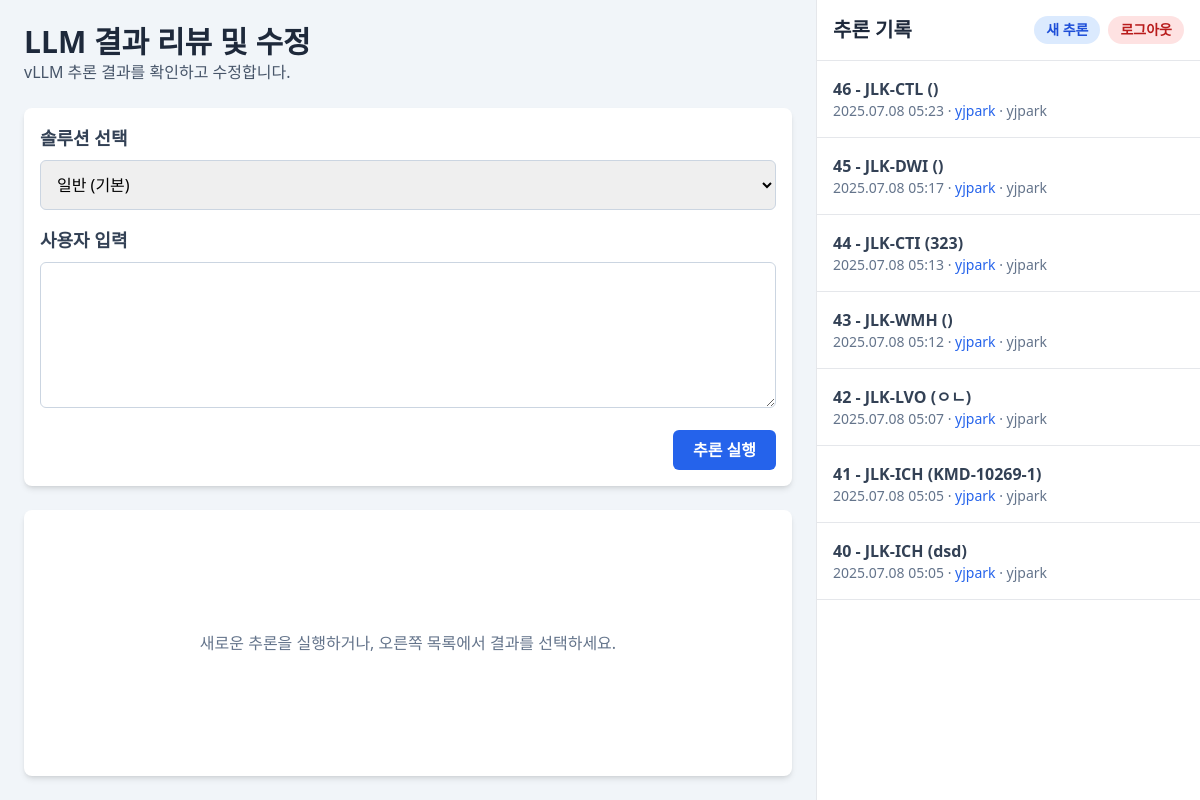
/editor/ (signed in), run on an earlier commit of the app's database.
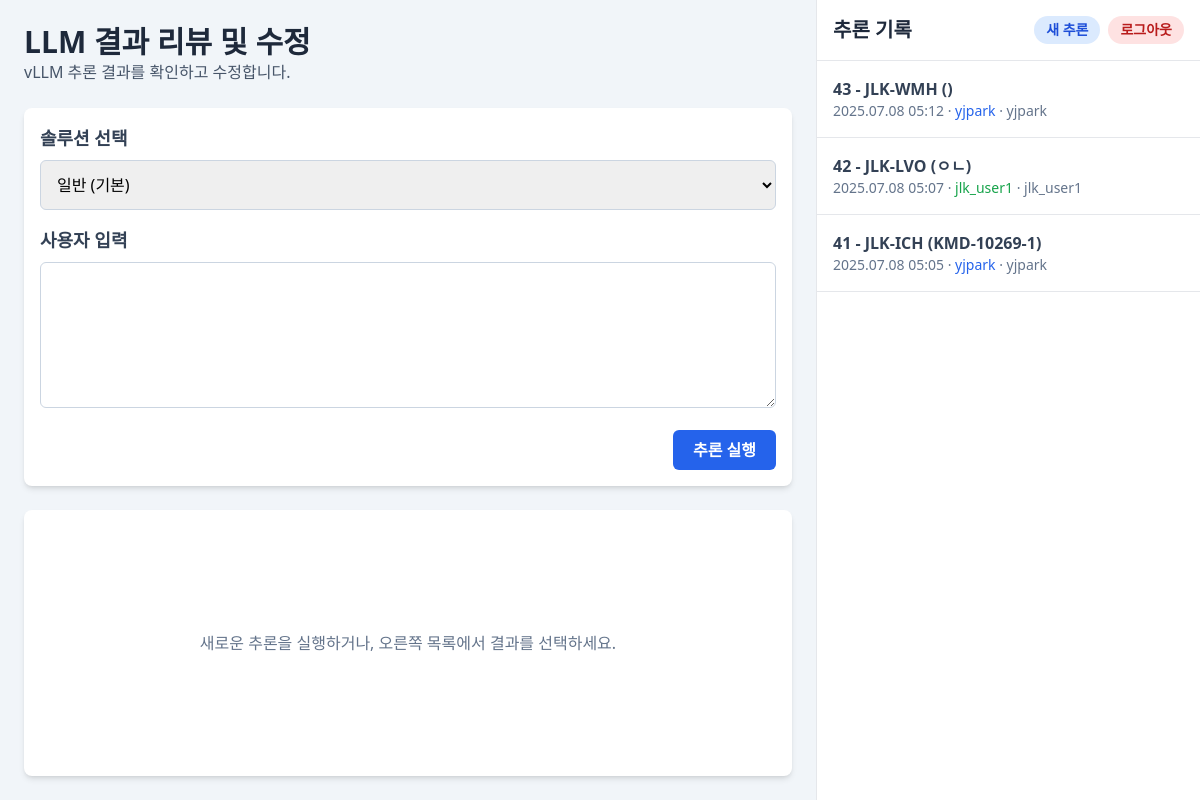
And on a later commit of the database.
### editor/models.py (models this page shows, shortened)
class InferenceResult(models.Model):
    prompt = models.TextField("프롬프트 요약")
    original_text = models.TextField("원본 추론 결과 (Raw Text)")
    edited_text = models.TextField("수정된 텍스트 (Raw Text)", blank=True)
    parsed_result = models.JSONField("파싱된/수정된 결과", null=True, blank=True)
    patient_id = models.CharField("환자ID", max_length=100, blank=True)
    solution_name = models.CharField("솔루션 이름", max_length=100, blank=True)
    last_modified_by = models.ForeignKey(
        settings.AUTH_USER_MODEL,
        null=True,
        blank=True,
        on_delete=models.SET_NULL,
        verbose_name="마지막 수정자",
        related_name="modified_results",
    )
    created_at = models.DateTimeField("생성 시각", default=timezone.now)

### editor/views.py (the view)
# urls.py: path('', views.main_editor_view, name='main_editor'),
@login_required
def main_editor_view(request, result_id=None):
    all_results = InferenceResult.objects.order_by('-created_at')
    current_result = None
    if result_id:
        current_result = get_object_or_404(InferenceResult, pk=result_id)
    for res in all_results:
        if res.last_modified_by:
            res.user_color = get_user_color(res.last_modified_by.username)
        else:
            res.user_color = ''
    if current_result and current_result.last_modified_by:
        current_result.user_color = get_user_color(current_result.last_modified_by.username)
    context = {
        'all_results': all_results,
        'current_result': current_result,
        'solutions_data': SOLUTIONS_DATA,
        'user_color': get_user_color(request.user.username),
    }
    return render(request, 'editor/main_editor.html', context)

### editor/utils.py (called while the page is built)
def get_user_color(username: str) -> str:
    return USER_COLORS[hash(username) % len(USER_COLORS)]

### editor/templates/editor/main_editor.html (shortened to what the changed rows need)
<!DOCTYPE html>
<html lang="ko">
{% load diff_tags %}
<head>
    <script src="https://cdn.tailwindcss.com"></script>
</head>
<body class="bg-slate-100">
<div class="flex h-screen">
    <div class="flex-grow flex flex-col p-4 md:p-6 space-y-6 overflow-y-auto">
        <header>
            <h1 class="text-3xl font-bold text-slate-800">LLM 결과 리뷰 및 수정</h1>
        </header>
    </div>
<div class="w-1/3 max-w-sm bg-white border-l h-full flex flex-col flex-shrink-0">
        <div class="p-4 border-b flex justify-between items-center">
            <h2 class="text-xl font-bold text-slate-800">추론 기록</h2>
        </div>
        <ul class="overflow-y-auto flex-grow">
            {% for result in all_results %}
            <a href="{% url 'editor:editor_with_id' result.id %}" class="block">
                <li class="p-4 border-b hover:bg-slate-50 {% if current_result.id == result.id %}bg-blue-100{% endif %}">
                    <p class="font-semibold text-slate-700 truncate">{{ result.id }} - {{ result.solution_name }} ({{ result.patient_id }})</p>
                    <p class="text-sm text-slate-500">
                        {{ result.created_at|date:"Y.m.d H:i" }}
                        {% if result.last_modified_by %}
                            · <span class="{{ result.user_color }}">{{ result.last_modified_by.username }}</span>
                            · {{ result.last_modified_by.username }}
                        {% endif %}
                    </p>
                </li>
            </a>
            {% empty %}
            <li class="p-4 text-center text-slate-500">기록이 없습니다.</li>
            {% endfor %}
        </ul>
    </div>
</div>
</body>
</html>

What changed in the data, as far as the page shows it:
removed InferenceResult: id "46", solution_name "JLK-CTL", created_at "2025.07.08 05:23", last_modified_by.username "yjpark"
removed InferenceResult: id "45", solution_name "JLK-DWI", created_at "2025.07.08 05:17", last_modified_by.username "yjpark"
removed InferenceResult: id "44", solution_name "JLK-CTI", patient_id "323", created_at "2025.07.08 05:13", last_modified_by.username "yjpark"
removed InferenceResult: id "40", solution_name "JLK-ICH", patient_id "dsd", created_at "2025.07.08 05:05", last_modified_by.username "yjpark"
changed InferenceResult "JLK-LVO": last_modified_by_id 1 → 2 (drawn); last_modified_by.username "yjpark" → "jlk_user1"
